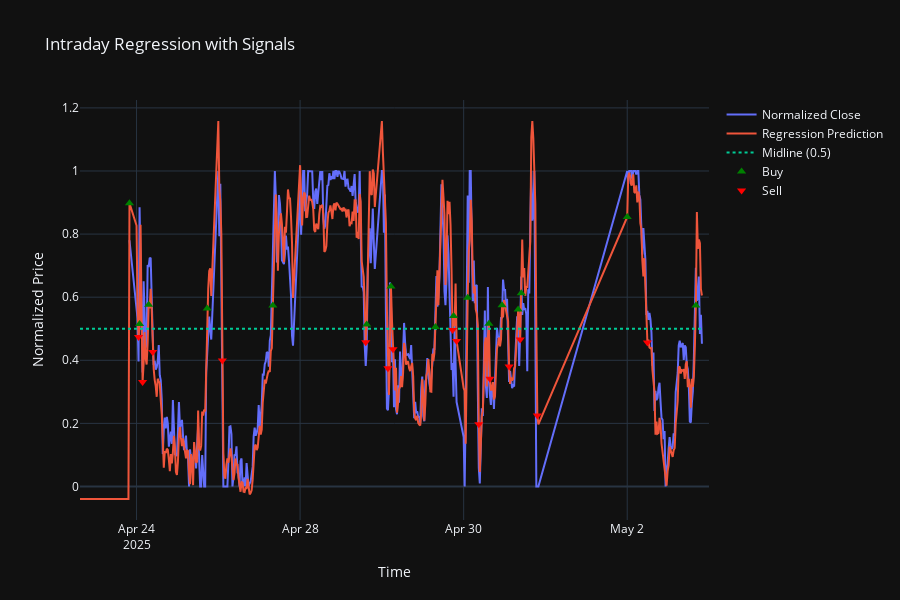

This figure's notebook cell:
### Code cell
import pandas as pd
import numpy as np
import plotly.graph_objs as go

# Load your intraday data (ensure 'Datetime', 'Open', 'High', 'Low', 'Close', 'Volume' columns)
# df = pd.read_csv('your_5min_data.csv', parse_dates=['Datetime'])

# Normalize over rolling window
def normalize(series, window):
    min_val = series.rolling(window).min()
    max_val = series.rolling(window).max()
    return (series - min_val) / (max_val - min_val + 1e-6)

# Add normalized columns
df['Open_norm'] = normalize(df['Open'], window)
df['High_norm'] = normalize(df['High'], window)
df['Low_norm'] = normalize(df['Low'], window)
df['Close_norm'] = normalize(df['Close'], window)
df['Volume_norm'] = normalize(df['Volume'], window)

# Feature matrix
X = df[['Open_norm', 'High_norm', 'Low_norm', 'Volume_norm']].fillna(0).values
y = df['Close_norm'].fillna(0).values

# Gradient Descent Setup
w = np.random.rand(X.shape[1])
b = 0
lr = 0.01
epochs = 1000

# Training loop
for _ in range(epochs):
    y_pred = X @ w + b
    error = y_pred - y
    dw = X.T @ error / len(X)
    db = np.sum(error) / len(X)
    w -= lr * dw
    b -= lr * db

# Prediction and signal
df['Pred'] = X @ w + b
df['Signal'] = np.where((df['Pred'].shift(1) < 0.5) & (df['Pred'] > 0.5), 'Buy',
                 np.where((df['Pred'].shift(1) > 0.5) & (df['Pred'] < 0.5), 'Sell', None))

# Plot using Plotly with intraday gaps removed
fig = go.Figure()
fig.add_trace(go.Scatter(x=df.index, y=df['Close_norm'], mode='lines', name='Normalized Close'))
fig.add_trace(go.Scatter(x=df.index, y=df['Pred'], mode='lines', name='Regression Prediction'))
fig.add_trace(go.Scatter(x=df.index, y=[0.5]*len(df), mode='lines', name='Midline (0.5)', line=dict(dash='dot')))

# Buy/Sell markers
buy = df[df['Signal'] == 'Buy']
sell = df[df['Signal'] == 'Sell']
fig.add_trace(go.Scatter(x=buy.index, y=buy['Pred'], mode='markers', name='Buy',
                         marker=dict(color='green', size=8, symbol='triangle-up')))
fig.add_trace(go.Scatter(x=sell.index, y=sell['Pred'], mode='markers', name='Sell',
                         marker=dict(color='red', size=8, symbol='triangle-down')))

# Intraday session gap removal
fig.update_layout(
    title='Intraday Regression with Signals',
    xaxis_title='Time',
    yaxis_title='Normalized Price',
    xaxis=dict(
        rangebreaks=[
            dict(bounds=["sat", "mon"]),
            dict(bounds=[16, 9.25], pattern="hour")  # change to your market hours
        ]
    ),
    template='plotly_dark',
    height=600
)

fig.show()

### Figure 1 — Plotly figure (JSON) as saved in the notebook; plotly's stock layout.template omitted (floating-point values rounded to 4 significant figures; data arrays with more than 128 entries replaced by an {"elided": "..."} marker saying what was removed)
{"data": [{"mode": "lines", "name": "Normalized Close", "type": "scatter", "x": {"elided": "500 str values"}, "y": {"elided": "500 float values"}}, {"mode": "lines", "name": "Regression Prediction", "type": "scatter", "x": {"elided": "500 str values"}, "y": {"elided": "500 float values"}}, {"line": {"dash": "dot"}, "mode": "lines", "name": "Midline (0.5)", "type": "scatter", "x": {"elided": "500 str values"}, "y": {"elided": "500 float values"}}, {"marker": {"color": "green", "size": 8, "symbol": "triangle-up"}, "mode": "markers", "name": "Buy", "type": "scatter", "x": ["2025-04-23T15:25:00.000000000", "2025-04-24T09:30:00.000000000", "2025-04-24T10:15:00.000000000", "2025-04-24T15:05:00.000000000", "2025-04-25T13:45:00.000000000", "2025-04-28T14:45:00.000000000", "2025-04-29T10:00:00.000000000", "2025-04-29T13:40:00.000000000", "2025-04-29T15:10:00.000000000", "2025-04-30T09:35:00.000000000", "2025-04-30T11:20:00.000000000", "2025-04-30T12:25:00.000000000", "2025-04-30T13:45:00.000000000", "2025-04-30T14:00:00.000000000", "2025-05-02T09:15:00.000000000", "2025-05-02T14:55:00.000000000"], "y": [0.898, 0.5151, 0.5757, 0.5643, 0.5733, 0.5138, 0.6338, 0.5053, 0.5405, 0.5986, 0.516, 0.5744, 0.5607, 0.6129, 0.8542, 0.5737]}, {"marker": {"color": "red", "size": 8, "symbol": "triangle-down"}, "mode": "markers", "name": "Sell", "type": "scatter", "x": ["2025-04-24T09:25:00.000000000", "2025-04-24T09:45:00.000000000", "2025-04-24T10:35:00.000000000", "2025-04-25T09:35:00.000000000", "2025-04-28T14:40:00.000000000", "2025-04-29T09:45:00.000000000", "2025-04-29T10:10:00.000000000", "2025-04-29T15:05:00.000000000", "2025-04-29T15:25:00.000000000", "2025-04-30T10:30:00.000000000", "2025-04-30T11:25:00.000000000", "2025-04-30T13:00:00.000000000", "2025-04-30T13:55:00.000000000", "2025-04-30T15:20:00.000000000", "2025-05-02T10:55:00.000000000"], "y": [0.4736, 0.3312, 0.426, 0.3993, 0.4573, 0.3746, 0.4354, 0.4956, 0.4612, 0.1972, 0.3412, 0.3806, 0.4659, 0.2251, 0.4562]}], "layout": {"height": 600, "title": {"text": "Intraday Regression with Signals"}, "xaxis": {"rangebreaks": [{"bounds": ["sat", "mon"]}, {"bounds": [16, 9.25], "pattern": "hour"}], "title": {"text": "Time"}}, "yaxis": {"title": {"text": "Normalized Price"}}}}
